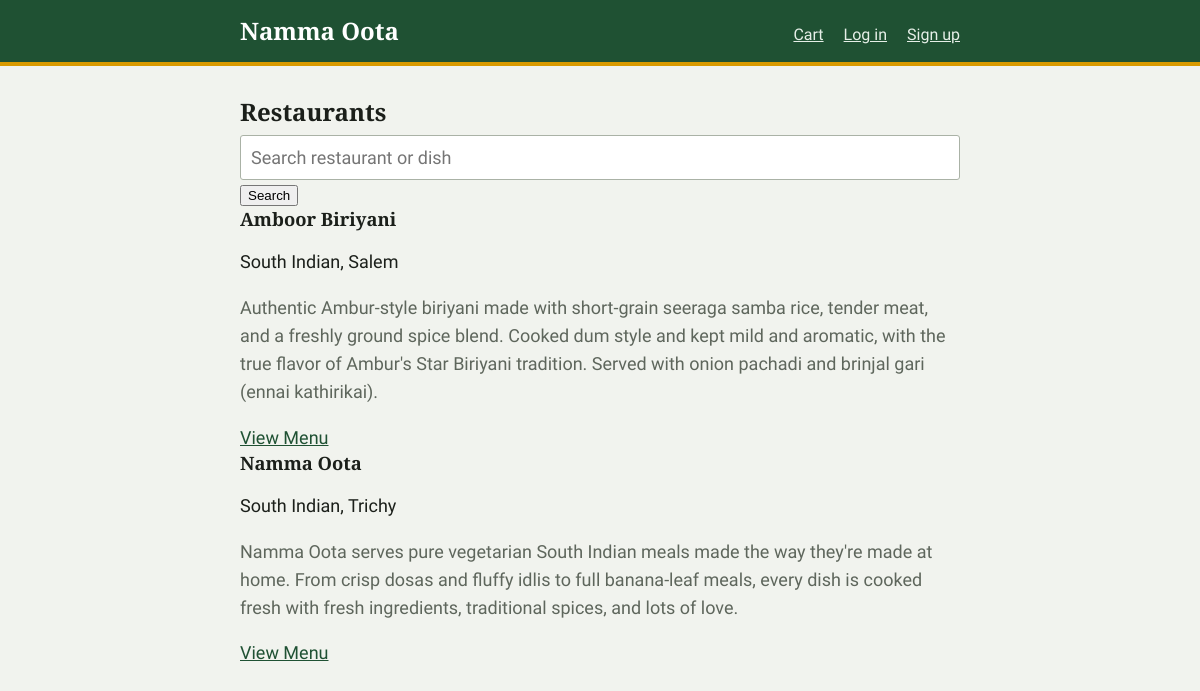
The page / on the database its author committed.
### orders/models.py (models this page shows, shortened)
class Restaurant(models.Model):
    name = models.CharField(max_length=100)
    cuisine = models.CharField(max_length=100)
    description = models.TextField(blank=True)
    address = models.CharField(max_length=200)
    delivery_time = models.PositiveIntegerField(
        default=30,
        help_text="in minutes"
    )
    is_open = models.BooleanField(default=True)
    class Meta:
        ordering = ["name"]

### orders/views.py (the view, shortened to what this page needs)
# urls.py: path("", views.restaurant_list, name="restaurant_list"),
def restaurant_list(request):
    q = request.GET.get("q", "").strip()
    restaurants = Restaurant.objects.all()
    products = Product.objects.filter(is_available=True)
    return render(
        request,
        "restaurant_list.html",
        {
            "restaurants": restaurants,
            "products": products,
            "q": q,
        },
    )

### orders/cart.py (called while the page is built)
    @property
    def lines(self):
        if self._lines is None:
            ids = [int(i) for i in self.data["items"]]
            found = MenuItem.objects.filter(id__in=ids, is_available=True)
            self._lines = [
                {"item": m, "quantity": self.data["items"][str(m.id)],
                 "subtotal": m.price * self.data["items"][str(m.id)]}
                for m in found
            ]
        return self._lines

### orders/context_processors.py (called while the page is built)
def cart_count(request):
    cart = Cart(request)
    return {"cart_count": sum(line["quantity"] for line in cart.lines)}

### templates/restaurant_list.html (shortened to what this page needs)
{% extends 'base.html' %}
{% block content %}
<h2>Restaurants</h2>
<form method="get">
  <input type="text" name="q" value="{{ q }}" placeholder="Search restaurant or dish">
  <button type="submit">Search</button>
</form>
{% for restaurant in restaurants %}
  <div class="card">
    <h3>{{ restaurant.name }}</h3>
    <p>{{ restaurant.cuisine }}, {{ restaurant.address }}</p>
    <p class="muted">{{ restaurant.description }}</p>
    <a href="{% url 'restaurant_detail' restaurant.pk %}">View Menu</a>
  </div>
{% empty %}
  <p>No restaurants found.</p>
{% endfor %}
{% endblock %}

### static/css/style.css (style rules this page uses)
:root { --leaf: #1f5133; --leaf-dark: #163a24; --ink: #1b1f1a; --muted: #5e665c; --paper: #f1f3ee; --line: #cdd3c9; --turmeric: #d99a00; --chilli: #b3261e; }
* { box-sizing: border-box; }
body { margin: 0; background: var(--paper); color: var(--ink); font: 18px/1.55 "Mukta", system-ui, sans-serif; }
h1, h2, h3 { font-family: "Bitter", Georgia, serif; line-height: 1.2; margin: 0 0 .5rem; }
h2 { font-size: 1.5rem; }
h3 { font-size: 1.15rem; }
a { color: var(--leaf); }
.muted { color: var(--muted); }
input, textarea { font: inherit; width: 100%; padding: 8px 10px; background: #fff; border: 1px solid #aab2a6; border-radius: 3px; }

### rows shown on the page
Restaurant: name "Amboor Biriyani", cuisine "South Indian", address "Salem", description "Authentic Ambur-style biriyani made with short-grain seeraga samba rice, tender meat, and a freshly ground spice blend. Cooked dum style and kept mild and aromatic, with the true flavor of Ambur's Star Biriyani tradition. Served with onion pachadi and brinjal gari (ennai kathirikai)."
Restaurant: name "Namma Oota", cuisine "South Indian", address "Trichy", description "Namma Oota serves pure vegetarian South Indian meals made the way they're made at home. From crisp dosas and fluffy idlis to full banana-leaf meals, every dish is cooked fresh with fresh ingredients, traditional spices, and lots of love."
